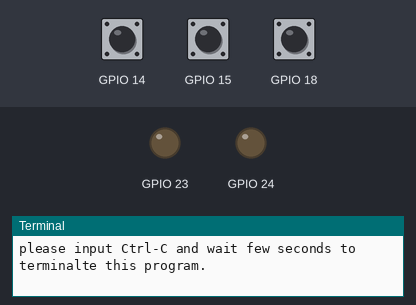
The program below on a simulated Raspberry Pi (BCM pin numbers). Shown: output pins drawn as LEDs (lit = HIGH), the last lines printed to the terminal. Inputs (shaded band) come from the test bench; at power-on: GPIO 18 HIGH, GPIO 14 HIGH, GPIO 15 HIGH. Threads take turns every 2 ms.

Above: at 1.2 s.
1.3 s: GPIO 18 pulled LOW for 0.15 s
At 2.5 s:
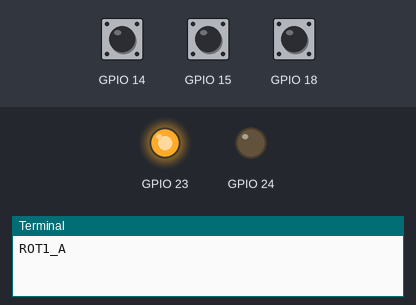
2.9 s: GPIO 18 pulled LOW for 1 s
At 4.0 s:
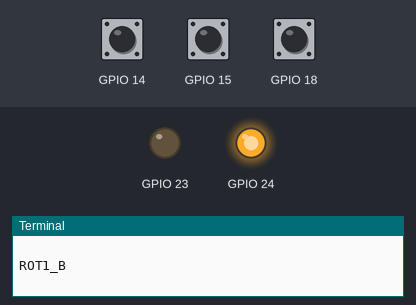
5.4 s: GPIO 18 pulled LOW for 0.15 s
At 5.9 s:
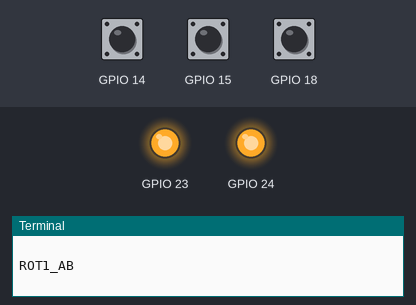
Timing chart, 0 to 8.4 s (numbered marks = the images above; inputs shaded):
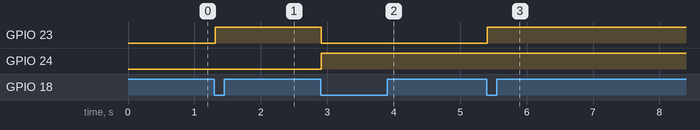

Measured:
- after the input at 1.3 s, GPIO 23: LOW → HIGH at once
- after the input at 2.9 s, GPIO 23: HIGH → LOW at once; GPIO 24: LOW → HIGH at once
- after the input at 5.4 s, GPIO 23: LOW → HIGH at once

The program:

main.py
```python
import RPi.GPIO as GPIO
import time
from myserial import MySerial
from switch import RotaryEncoderaWithPushSwitchLED
from config import Config


class RotaryEncoderaWithPushSwitchLED_1 (RotaryEncoderaWithPushSwitchLED):
    def __init__(self, serial: MySerial, is_silent=True):
        super().__init__(
            Config.pin_id_rot_1_a,
            Config.pin_id_rot_1_b,
            Config.pin_id_rot_1_push_sw,
            Config.pin_id_led_1_a,
            Config.pin_id_led_1_b
        )
        self.serial = serial
        self.is_silent = is_silent

    def event_rot_sw_cw(self):
        if not self.is_silent: print("cw")
        self.serial.send_str(Config.text_rot_1_cw)
        pass

    def event_rot_sw_ccw(self):
        if not self.is_silent: print("ccw")
        self.serial.send_str(Config.text_rot_1_ccw)
        pass

    def event_rot_sw_pushed(self):
        # sample
        e_state = super().get_state()
        if RotaryEncoderaWithPushSwitchLED.State.OFF == e_state:
            super().set_state(RotaryEncoderaWithPushSwitchLED.State.ON_A)
            self.serial.send_str(Config.text_rot_1_state_a)
            if not self.is_silent: print(Config.text_rot_1_state_a)
        elif RotaryEncoderaWithPushSwitchLED.State.ON_A == e_state:
            super().set_state(RotaryEncoderaWithPushSwitchLED.State.ON_B)
            self.serial.send_str(Config.text_rot_1_state_b)
            if not self.is_silent: print(Config.text_rot_1_state_b)
        elif RotaryEncoderaWithPushSwitchLED.State.ON_B == e_state:
            super().set_state(RotaryEncoderaWithPushSwitchLED.State.ON_AB)
            self.serial.send_str(Config.text_rot_1_state_ab)
            if not self.is_silent: print(Config.text_rot_1_state_ab)
        elif RotaryEncoderaWithPushSwitchLED.State.ON_AB == e_state:
            super().set_state(RotaryEncoderaWithPushSwitchLED.State.OFF)
            self.serial.send_str(Config.text_rot_1_state_off)
            if not self.is_silent: print(Config.text_rot_1_state_off)
        pass


def main():
    serial = MySerial().start()
    sw1 = RotaryEncoderaWithPushSwitchLED_1(serial, is_silent=False)

    try:
        print("please input Ctrl-C and wait few seconds to terminalte this program.")
        while True:
            time.sleep(1)
    except KeyboardInterrupt:
        serial.end()
        pass

    print('exit')


if __name__ == "__main__":
    main()
```

myserial.py
```python
import serial
from config import Config
import threading
import queue
import time


class MySerial:

    def __init__(self):
        self.serial = serial.Serial(
            Config.com_name, Config.com_baudrate, timeout=Config.com_timeout)
        self.is_enable = False
        self.queue = queue.Queue()


    def __delete__(self):
        self.is_enable = False
        self.thread.join()

    def start(self):
        # print("starting thread...")
        self.is_enable = True
        self.thread = threading.Thread(target=self.loop)
        self.thread.start()
        # print("thread started...")
        return self

    def end(self):
        # print("ending thread")
        self.is_enable = False

    def send_str(self, text: str):
        # self.queue.put(text)
        self.serial.write(text.encode('utf-8'))


    def loop(self):
        #a = ser.read(1)
        line = []
        # print("reading serial...")

        while self.is_enable:
            bytes = self.serial.read_all()
            if len(bytes) > 0:
                print('Serial:' , bytes.decode('utf-8'))
            else:
                time.sleep(0.100)

        self.serial.close()
```

switch.py
```python
import RPi.GPIO as GPIO
from enum import Enum
import time
from gpiozero import LED


class Switch:
    def __init__(self):
        pass


class RotaryEncoder(Switch):
    def __init__(self, pin_id_rot_a: int, pin_id_rot_b: int, event_rot_sw_cw, event_rot_sw_ccw, is_silent=True):
        self.pin_id_rot_a = pin_id_rot_a
        self.pin_id_rot_b = pin_id_rot_b
        self.event_rot_sw_cw = event_rot_sw_cw
        self.event_rot_sw_ccw = event_rot_sw_ccw
        self.is_silent = is_silent
        # initialize GPIO pins
        GPIO.setmode(GPIO.BCM)
        GPIO.setup(pin_id_rot_a, GPIO.IN, pull_up_down=GPIO.PUD_UP)
        GPIO.add_event_detect(pin_id_rot_a, GPIO.FALLING,
                              callback=self._event_callback_rot_sw_falling, bouncetime=5)
        GPIO.setup(pin_id_rot_b, GPIO.IN, pull_up_down=GPIO.PUD_UP)
        GPIO.add_event_detect(pin_id_rot_b, GPIO.FALLING,
                              callback=self._event_callback_rot_sw_falling, bouncetime=5)

    def __delete__(self):
        # release evets and GPIO pins
        pins = [self.pin_id_rot_a, self.pin_id_rot_b]
        GPIO.setmode(GPIO.BCM)
        GPIO.remove_event_detect(pins)
        GPIO.cleanup(pins)

    def _event_callback_rot_sw_falling(self, gpio_pin):
        # time.sleep(0.001)  # Chattering prevention
        is_on_sw_a = GPIO.input(self.pin_id_rot_a)
        is_on_sw_b = GPIO.input(self.pin_id_rot_b)
        if (not is_on_sw_a and not is_on_sw_b):
            pass
        elif (self.pin_id_rot_a == gpio_pin and is_on_sw_a) or (self.pin_id_rot_b == gpio_pin and is_on_sw_b):
            pass
        elif (self.pin_id_rot_a == gpio_pin and is_on_sw_b):
            if not self.is_silent:
                print("[1] gpio_pin:", str(gpio_pin), ", is_on_sw_a:",
                      str(is_on_sw_a), ", is_on_sw_b:", str(is_on_sw_b))
            self.event_rot_sw_cw()
        elif (self.pin_id_rot_b == gpio_pin and not is_on_sw_a):
            if not self.is_silent:
                print("[2] gpio_pin:", str(gpio_pin), ", is_on_sw_a:",
                      str(is_on_sw_a), ", is_on_sw_b:", str(is_on_sw_b))
            self.event_rot_sw_cw()
        elif (self.pin_id_rot_a == gpio_pin and not is_on_sw_b):
            if not self.is_silent:
                print("[3] gpio_pin:", str(gpio_pin), ", is_on_sw_a:",
                      str(is_on_sw_a), ", is_on_sw_b:", str(is_on_sw_b))
            self.event_rot_sw_ccw()
        elif (self.pin_id_rot_b == gpio_pin and is_on_sw_a):
            if not self.is_silent:
                print("[4] gpio_pin:", str(gpio_pin), ", is_on_sw_a:",
                      str(is_on_sw_a), ", is_on_sw_b:", str(is_on_sw_b))
            self.event_rot_sw_ccw()


class PushSwitch(Switch):
    def __init__(self, pin_id_rot_sw: int, event_rot_sw_pushed):
        # initialize GPIO pins
        self.pin_id_rot_sw = pin_id_rot_sw
        self.event_rot_sw_pushed = event_rot_sw_pushed
        GPIO.setmode(GPIO.BCM)
        GPIO.setup(pin_id_rot_sw, GPIO.IN, pull_up_down=GPIO.PUD_UP)
        GPIO.add_event_detect(pin_id_rot_sw, GPIO.FALLING,
                              callback=self._event_callback_rot_pushsw_falling, bouncetime=10)

    def _event_callback_rot_pushsw_falling(self, gpio_pin):
        if self.pin_id_rot_sw  == gpio_pin:
            time.sleep(0.01)  # Chattering prevention
            is_pushed = GPIO.input(self.pin_id_rot_sw)
            if not is_pushed:
                # print("rot sw pushed. pin: " , str(self.pin_id_rot_sw))
                self.event_rot_sw_pushed()

    def __delete__(self):
        # release evets and GPIO pins
        GPIO.setmode(GPIO.BCM)
        GPIO.remove_event_detect(self.pin_id_rot_sw)
        GPIO.cleanup(self.pin_id_rot_sw)


class RotaryEncoderaWithPushSwitchLED(Switch):
    class State (Enum):
        OFF = 1
        ON_A = 2
        ON_B = 3
        ON_AB = 4

    def __init__(self, pin_id_rot_a: int, pin_id_rot_b: int, pin_id_rot_sw: int, pin_id_led_1: int, pin_id_led_2: int):

        self.rotaryencoder = RotaryEncoder(
            pin_id_rot_a, pin_id_rot_b, self.event_rot_sw_cw, self.event_rot_sw_ccw)
        self.pushswitch = PushSwitch(pin_id_rot_sw, self.event_rot_sw_pushed)
        GPIO.setmode(GPIO.BCM)
        self.e_rot_sw_state = self.State.OFF
        self.pin_id_led_1 = pin_id_led_1
        self.pin_id_led_2 = pin_id_led_2
        self.led_a = LED(pin_id_led_1)
        self.led_b = LED(pin_id_led_2)
        self.led_a.off()
        self.led_b.off()

    def __delete__(self):
        GPIO.setmode(GPIO.BCM)
        GPIO.cleanup([self.pin_id_led_1, self.pin_id_led_2])

    def set_state(self, state: State):
        self.e_rot_sw_state = state
        if self.State.OFF == state:
            self.led_a.off()
            self.led_b.off()
        elif self.State.ON_A == state:
            self.led_a.on()
            self.led_b.off()
        elif self.State.ON_B == state:
            self.led_a.off()
            self.led_b.on()
        elif self.State.ON_AB == state:
            self.led_a.on()
            self.led_b.on()

    def get_state(self) -> State:
        return self.e_rot_sw_state

    def event_rot_sw_cw(self):
        # delegate ... please implement in sub class.
        pass

    def event_rot_sw_ccw(self):
        # delegate ... please implement in sub class.
        pass

    def event_rot_sw_pushed(self):
        # delegate ... please implement in sub class.
        pass
```

config.py
```python
class Config:

    pin_id_rot_1_a = 14
    pin_id_rot_1_b = 15
    pin_id_rot_1_push_sw = 18
    pin_id_led_1_a = 23
    pin_id_led_1_b = 24
    pin_id_rot_1_pull_sw = 25
    text_rot_1_cw = "ROT1_CW\r\n"
    text_rot_1_ccw = "ROT1_CCW\r\n"
    text_rot_1_state_off = "ROT1_OFF\r\n"
    text_rot_1_state_a = "ROT1_A\r\n"
    text_rot_1_state_b = "ROT1_B\r\n"
    text_rot_1_state_ab = "ROT1_AB\r\n"

    pin_id_rot_2_a = 16
    pin_id_rot_2_b = 20
    pin_id_rot_2_sw = 21
    pin_id_led_2_a = 8
    pin_id_led_2_b = 7
    pin_id_rot_2_pull_sw = 12
    text_rot_2_cw = "ROT2_CW\r\n"
    text_rot_2_ccw = "ROT2_CCW\r\n"
    text_rot_2_state_off = "ROT2_OFF\r\n"
    text_rot_2_state_a = "ROT2_A\r\n"
    text_rot_2_state_b = "ROT2_B\r\n"
    text_rot_2_state_ab = "ROT2_AB\r\n"

    pin_id_rot_3_a = 17
    pin_id_rot_3_b = 27
    pin_id_rot_3_sw = 22
    pin_id_led_3_a = 10
    pin_id_led_3_b = 9
    pin_id_rot_3_pull_sw = 4
    text_rot_3_cw = "ROT3_CW\r\n"
    text_rot_3_ccw = "ROT3_CCW\r\n"
    text_rot_3_state_off = "ROT3_OFF\r\n"
    text_rot_3_state_a = "ROT3_A\r\n"
    text_rot_3_state_b = "ROT3_B\r\n"
    text_rot_3_state_ab = "ROT3_AB\r\n"

    pin_id_rot_4_a = 5
    pin_id_rot_4_b = 6
    pin_id_rot_4_sw = 13
    pin_id_led_4_a = 19
    pin_id_led_4_b = 26
    pin_id_rot_4_pull_sw = 0
    text_rot_4_cw = "ROT4_CW\r\n"
    text_rot_4_ccw = "ROT4_CCW\r\n"
    text_rot_4_state_off = "ROT4_OFF\r\n"
    text_rot_4_state_a = "ROT4_A\r\n"
    text_rot_4_state_b = "ROT4_B\r\n"
    text_rot_4_state_ab = "ROT4_AB\r\n"


    com_name = '/dev/ttyGS0'
    com_baudrate = 115200
    com_timeout = 2
```
